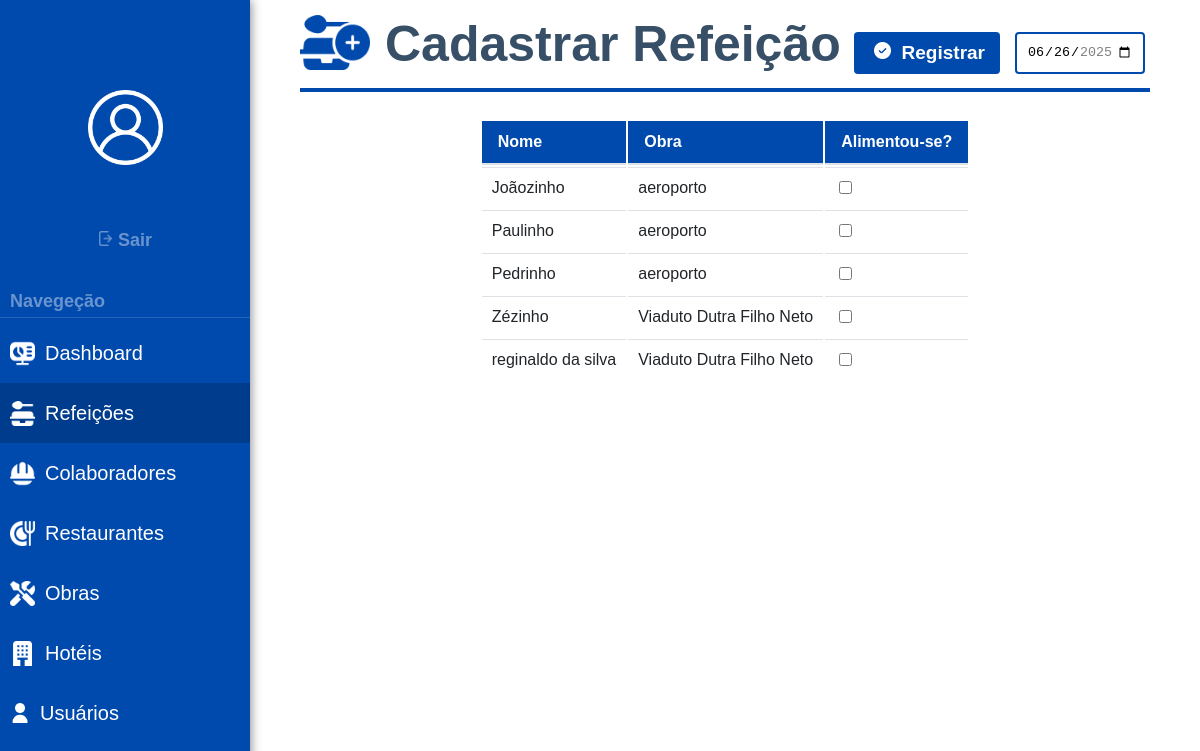
/listar-pedidos/ (signed in), run on the app's committed database.
### Sistema/models.py (models this page shows, shortened)
class Colaborador(models.Model):
    nome = models.CharField(
        max_length=100,
        verbose_name="Nome Completo"
    )
    cpf = models.CharField(
        max_length=14,
        unique=True,
        verbose_name="CPF",
        validators=[RegexValidator(
            regex=r'^\d{3}\.\d{3}\.\d{3}-\d{2}$',
            message="CPF deve estar no formato: 999.999.999-99"
        )]
    )
    data_nascimento = models.DateField(
        verbose_name="Data de Nascimento"
    )
    telefone = models.CharField(
        max_length=15,
        verbose_name="Telefone"
    )
    endereco = models.CharField(
        max_length=50,
        verbose_name="Endereço"
    )
    obra = models.ForeignKey(
        Obra,
        on_delete=models.CASCADE,
        verbose_name="Obra Vinculada",
        related_name='colaboradores'
    )
    class Meta:
        verbose_name = "Colaborador"
        verbose_name_plural = "Colaboradores"
        ordering = ['nome']
        indexes = [
            models.Index(fields=['nome']),
            models.Index(fields=['cpf']),
        ]
        permissions = [
            ('view_colaborador_report', 'Pode visualizar relatórios de colaboradores'),
        ]

class Obra(models.Model):
    STATUS_CHOICES = [
        ('PLANEJAMENTO', 'Planejamento'),
        ('ANDAMENTO', 'Em Andamento'),
        ('PARADA', 'Parada'),
        ('CONCLUIDA', 'Concluída'),
        ('CANCELADA', 'Cancelada'),
    ]
    nome = models.CharField(
        max_length=100,
        verbose_name="Nome da Obra"
    )
    empresa = models.CharField(
        max_length=100,
        verbose_name="Empresa Responsável"
    )
    endereco = models.TextField(
        verbose_name="Endereço Completo"
    )
    data_inicio = models.DateField(
        verbose_name="Data de Início"
    )
    data_prevista_termino = models.DateField(
        verbose_name="Previsão de Término",
        blank=True,
        null=True
    )
    data_real_termino = models.DateField(
        verbose_name="Data Real de Término",
        blank=True,
        null=True
    )
    status = models.CharField(
        max_length=12,
        choices=STATUS_CHOICES,
        default='PLANEJAMENTO',
        verbose_name="Status da Obra"
    )
    descricao = models.TextField(
        verbose_name="Descrição",
        blank=True
    )
    encarregado_responsavel = models.ForeignKey(
        User,
        on_delete=models.CASCADE,
        verbose_name="Encarregado Vinculado",
        null=True,
        blank=True,
        related_name='obras'
    )
    restaurante_vinculado = models.ForeignKey(
        'Restaurante',
        on_delete=models.CASCADE,
        verbose_name="Restaurante vinculado",
        null=True,
        blank=True,
    )
    hotel_vinculado = models.ForeignKey(
        'Hotel',
        on_delete=models.CASCADE,
        verbose_name="Hotel vinculado",
        null=True,
        blank=True,
    )
    class Meta:
        verbose_name = "Obra"
        verbose_name_plural = "Obras"
        ordering = ['-data_inicio']
        permissions = [
            ('view_obra_report', 'Pode visualizar relatórios de obra'),
        ]

### Sistema/views.py (the view)
# urls.py: path('listar-pedidos/', views.listar_pedidos, name='listar_pedidos'),
@login_required
@permission_required('Sistema.view_refeicao', raise_exception=True)
def listar_pedidos(request):
    colaboradores = Colaborador.objects.all()
    return render(request, 'listar-pedidos.html', {'colaboradores': colaboradores})

### Sistema/templates/listar-pedidos.html (shortened to what this page needs)
{% load static %}
<!DOCTYPE html>
<html lang="pt-br">
<head>
  <link rel="stylesheet" href="{% static 'css/style.css' %}">
</head>
<body>
  <div class="sidebar">
     <div class="logout-container">
    <img src="{% static 'images/white version/user.png' %}" alt="error" height="75px" width="75px" style="display: flex; margin:auto; margin-bottom: 55px; margin-top: 90px;">
      <form method="POST" action="{% url 'logout' %}">
        <button type="submit" class="sair-btn">
          <img src="{% static 'images/logout.png' %}" alt="error" height="15px" width="15px">
          Sair
        </button>
      </form>
    </div>
    <label>Navegeção</label>
    <hr>
    <a href="{% url 'relatorio' %}">
      <img src="{% static 'images/white version/dash.png' %}" alt="error" height="25px" width="25px" style="margin-right: 10px;margin-left: 10px;">
      Dashboard
    </a>
     <a href="{% url 'listar_registros' %}" class="active">
      <img src="{% static 'images/white version/alim.png' %}" alt="error" height="25px" width="25px" style="margin-right: 10px;margin-left: 10px;">
      Refeições
    </a>
    <a href="{% url 'listar-colaboradores' %}">
      <img src="{% static 'images/white version/func.png' %}" alt="error" height="25px" width="25px" style="margin-right: 10px;margin-left: 10px;">
      Colaboradores
    </a>
    <a href="{% url 'listar-restaurantes' %}">
      <img src="{% static 'images/white version/rest.png' %}" alt="error" height="25px" width="25px" style="margin-right: 10px;margin-left: 10px;">
      Restaurantes
    </a>
    <a href="{% url 'listar-obras' %}">
      <img src="{% static 'images/white version/obra.png' %}" alt="error" height="25px" width="25px" style="margin-right: 10px;margin-left: 10px;">
      Obras
    </a>
    <a href="{% url 'listar-hoteis' %}">
      <img src="{% static 'images/white version/hotel.png' %}" alt="error" height="25px" width="25px" style="margin-right: 10px;margin-left: 10px;">
      Hotéis
    </a>
    <a href="{% url 'cadastrar_usuario' %}">
      <img src="{% static 'images/white version/usuario.png' %}" alt="error" height="20px" width="20px" style="margin-right: 10px;margin-left: 10px;">
      Usuários
    </a>
  </div>
  <div class="corpo">
      <h>
        <img src="{% static 'images/blue version/lunch-plus.png' %}" alt="Logo" height="55px" width="70px"
             style="margin-right: 15px;">
        Cadastrar Refeição</h>
    <div class="right-buttons">
            <button type="button" onclick="confirmarRegistro()">
              <img src="{% static 'images/white version/check.png' %}" alt="error" height="17px" width="17px" style="margin-right: 5px; margin-left: 5px; margin-top: auto; margin-bottom: auto;">
              Registrar</button>
        <input style="width: 130px;margin-right: 5px; margin-left: 15px;margin-top: -10px;margin-bottom: 15px;border-color:#004aad ;" type="date" id="data" name="data" required min="2025-01-01">
    </div>
    <form method="POST" action="{% url 'cadastrar_pedido' %}">
      <div class="table-container">
        <table class="styled-table">
          <thead>
            <tr>
              <th>Nome</th>
              <th>Obra</th>
              <th>Alimentou-se?</th>
            </tr>
          </thead>
          <tbody>
            {% for colaborador in colaboradores %}
            <tr>
              <td>{{ colaborador.nome }}</td>
              <td>{{ colaborador.obra.nome }}</td>
              <td class="text-center">
                <input type="checkbox" name="refeicoes" value="{{ colaborador.id }}">
              </td>
            </tr>
            {% empty %}
            <tr>
              <td colspan="5" class="empty-message">Nenhum colaborador cadastrado</td>
            </tr>
            {% endfor %}
          </tbody>
        </table>
      </div>
    </form>
  </div>
</body>
</html>

### static/css/style.css (style rules this page uses)
body { margin: 0; background-color: rgb(255, 255, 255); font-family: 'Gill Sans', 'Gill Sans MT', Calibri, 'Trebuchet MS', sans-serif; color: #333; }
table { margin: auto; }
table th { background-color: #004aad; color: #ffffff; font-weight: 600; padding: 12px 16px; text-align: left; border-bottom: 2px solid #dee2e6; font-size: 16px; vertical-align: middle; }
table td { padding: 10px 10px; vertical-align: middle; border-top: 1px solid #dee2e6; color: #212529; font-size: 1rem; align-items: first baseline; }
label { display: block; margin-bottom: 5px; font-weight: bold; }
input[type="text"], input[type="number"], input[type="date"], input[type="tel"], input[type="email"], input[type="password"], select, textarea { width: 500px; padding: 10px; border: 2px solid #c7c7c7; border-radius: 4px; box-sizing: border-box; }
hr { border: 0; height: 1px; background: #ddd; margin: 30px 0; }
button { background-color: #004aad; color: white; font-weight: bold; padding: 10px 15px; border: none; border-radius: 4px; cursor: pointer; font-size: 19px; font-family: 'Gill Sans', 'Gill Sans MT', Calibri, 'Trebuchet MS', sans-serif; margin-top: -10px; margin-bottom: 15px; margin-left: 15px; transition: background-color 0.5s ease; }
.sidebar { width: 250px; height: 100vh; background-color: #004aad; flex-direction: column; position: fixed; box-shadow: 1px 0 10px rgba(0, 0, 0, 0.461); }
.sidebar a { font-size: 20px; color: #ffffff; display:inline-flex; align-items: center; height: 60px; width: 250px; position: static; text-align: left; transition: background-color 0.5s ease; text-decoration: none; border-color: #444444; }
.sidebar a.active { background-color: #0000002f; }
.sidebar label { font-size: 18px; color: #ffffff69; position: static; text-align: left; display: block; text-decoration: none; background: none; margin-left: 10px; }
.sidebar hr { border: 0; height: 1px; background: #ffffff25; margin: 5px 0; }
.sair-btn { font-size: 18px; color: #ffffff69; position: static; text-align: center; display: block; margin:auto; margin-bottom: -20px; text-decoration: none; background: none; }
.logout-container { text-align: center; margin-bottom: 50px; }
.corpo { margin-left: 300px; margin-right: 50px; }
.corpo h { font-size: 50px; display: flex; text-align: left; font-weight: bold; color: #374f67; border-bottom: 4px solid #004aad; padding-bottom: 15px; padding-top: 15px; }
.right-buttons { margin-top: -50px; margin-bottom: 30px; display: flex; justify-content: right; }

### data on the page
Colaborador: nome "Joãozinho", obra.nome "aeroporto"
Colaborador: nome "Paulinho", obra.nome "aeroporto"
Colaborador: nome "Pedrinho", obra.nome "aeroporto"
Colaborador: nome "Zézinho", obra.nome "Viaduto Dutra Filho Neto"
Colaborador: nome "reginaldo da silva", obra.nome "Viaduto Dutra Filho Neto"
